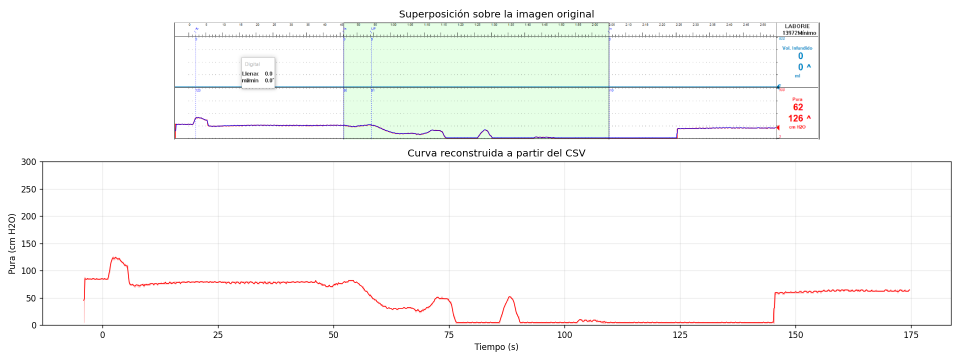
#> input picture verificacion.png, 1920 x 720 px (shown at 1/2 size)
$ python extraer_pura.py ../verificacion.png
#> lines starting #> are read from the running program, lines starting #| are printed output that depends on the picture; after the words box and inside, x2 and y2 are one past the last pixel; in counts of white or black regions, pixels touching at a corner belong together
#!/usr/bin/env python3
# -*- coding: utf-8 -*-
# STJ
"""
Digitalización de la curva roja (canal «Pura», cm H2O) de un trazo urodinámico
Goby (Laborie) exportado como imagen.

El procedimiento consta de cuatro etapas:

  1. Geometría: se localizan los bordes horizontales de los paneles y la
     línea vertical que separa el área del trazo de la zona de rótulos
     (valores numéricos, triángulo marcador). Las columnas a la derecha de
     esa línea se excluyen; de lo contrario los rótulos rojos «Pura»,
     «0», «132 ^» se confunden con la curva.
  2. Calibración vertical: el panel de presión es el que contiene más píxeles
     rojos entre dos bordes consecutivos. Su borde superior corresponde a
     P_TOP y el inferior a P_BOT (rótulos 300 y 0); la conversión es afín.
  3. Calibración horizontal: se localizan las marcas de la regla temporal
     (1 s por marca menor, marca mayor cada 5 s) y se ajusta por mínimos
     cuadrados x(n) = s*n + x0. Si se indica el valor de la primera marca
     mayor rotulada (--t-ref), el tiempo es el del registro del equipo; de lo
     contrario t = 0 en esa marca.
  4. Extracción: para cada columna se calcula el centroide ponderado por
     «rojez», lo que otorga resolución subpíxel; además se registran los
     extremos superior e inferior (envolvente de los tramos verticales) y si
     la muestra está censurada (trazo en el techo o en el piso del panel).

Uso:
    python3 extraer_pura.py imagen.png -o salida.csv --plot verificacion.png \
        [--t-ref 450] [--pura-pantalla 0] [--reporte calibracion.json]

Notas sobre la versión anterior (piloto/extraer_pura.py):
  * Los bordes entre paneles son grises (~145–160), no negros; con el umbral
    de 140 el borde Vol. Infundido/Pura no se detectaba y el «panel de
    presión» abarcaba dos paneles, lo que reducía la escala a la mitad
    (1.49 en lugar de 2.97 cm H2O/px).
  * El límite derecho se buscaba con el mismo umbral y casi nunca se
    encontraba, de modo que los rótulos se digitalizaban como señal (la
    curva «se pasaba»); en otras capturas se tomaba una línea interior y la
    curva se cortaba antes de tiempo.
  * Las marcas menores de la regla dibujadas con antialiasing son grises
    claras; al perderse, el paso estimado se duplicaba (≈10.8 en lugar de
    ≈6.6 px/s).
"""

from __future__ import annotations

import argparse
import csv
import json
import sys

import numpy as np
from PIL import Image

# --------------------------------------------------------------------------
# Parámetros por omisión (modificables por línea de comandos)
# --------------------------------------------------------------------------
P_TOP_DEFAULT = 300.0       # cm H2O en el borde superior del panel de presión
P_BOT_DEFAULT = 0.0         # cm H2O en el borde inferior del panel de presión
TICK_SECONDS_DEFAULT = 1.0  # segundos entre marcas menores de la regla
MAYOR_CADA = 5              # marcas menores por cada marca mayor rotulada

# La línea de Pura mide ~2 px; cuando el valor es ≤ 0 el equipo la dibuja
# recortada contra el borde inferior, con el centroide a ~1.7 px del borde.
# Por debajo de este margen el valor real no es recuperable (piso).
MARGEN_PISO_PX = 2.0
MARGEN_TECHO_PX = 2.0


# --------------------------------------------------------------------------
# Utilidades de detección
# --------------------------------------------------------------------------
def cargar(ruta: str) -> np.ndarray:
    """Devuelve la imagen como arreglo entero de forma (alto, ancho, 3)."""
    return np.array(Image.open(ruta).convert("RGB")).astype(int)


def mascara_gris(img: np.ndarray, vmax: int = 200, tol: int = 30) -> np.ndarray:
    """
    Píxeles neutros (R ≈ G ≈ B) más oscuros que el fondo.

    Detecta tanto las líneas negras como las grises claras producto del
    antialiasing, y excluye los trazos de color y los fondos blanco y verde.
    """
    r, g, b = img[:, :, 0], img[:, :, 1], img[:, :, 2]
    neutro = (np.abs(r - g) < tol) & (np.abs(g - b) < tol)
    return neutro & (np.maximum(np.maximum(r, g), b) < vmax)


# [13 lines left out: function mascara_roja, not called in this run]


def _agrupar(idx) -> list[list[int]]:
    """Agrupa índices enteros contiguos."""
    grupos: list[list[int]] = []
    for i in idx:
        if grupos and i - grupos[-1][-1] <= 1:
            grupos[-1].append(int(i))
        else:
            grupos.append([int(i)])
    return grupos


def bordes_horizontales(img: np.ndarray, frac: float = 0.85) -> list[int]:
    """Filas que constituyen bordes de panel (línea gris casi completa)."""
    gris = mascara_gris(img)
    ancho = img.shape[1]
    # se evalúa la parte izquierda para no depender de la zona de rótulos
    cobertura = gris[:, 5:int(ancho * 0.8)].mean(1)
    filas = np.where(cobertura > frac)[0]
    return [int(round(np.mean(g))) for g in _agrupar(filas)]


# [186 lines left out: functions limite_derecho, panel_presion, marcas_regla, calibrar_tiempo, marca_referencia, extraer and 1 more, not called in this run]


ENCABEZADO = ["t_s", "pura_cmH2O", "pura_min_cmH2O", "pura_max_cmH2O",
              "censura", "x_px", "y_px"]


# [8 lines left out: function guardar_csv, not called in this run]


def leer_csv(ruta: str) -> np.ndarray:
    return np.loadtxt(ruta, delimiter=",", skiprows=1, ndmin=2)


# [25 lines left out: functions marcas_verticales, mmss, not called in this run]


# --------------------------------------------------------------------------
# Procesamiento de una imagen
# --------------------------------------------------------------------------
def procesar(ruta_img: str, p_top=P_TOP_DEFAULT, p_bot=P_BOT_DEFAULT,
             tick_seg=TICK_SECONDS_DEFAULT, t_ref: float | None = None,
             pura_pantalla: float | None = None):
    """
    Ejecuta las cuatro etapas sobre una imagen y devuelve (datos, reporte,
    img). El reporte resume la calibración y la validación.
    """
    img = cargar(ruta_img)
    alto, ancho = img.shape[:2]

    # --- geometría ------------------------------------------------------
    bordes = bordes_horizontales(img)
    if len(bordes) < 3:
        raise RuntimeError(f"Bordes horizontales insuficientes: {bordes}")
    x_sep = limite_derecho(img, bordes[0], bordes[-1])
    y_top, y_bot = panel_presion(img, bordes, x_sep)
    y_regla = min(y for y in bordes if y > 10)

    # --- calibración horizontal ------------------------------------------
    xs, mayores = marcas_regla(img, y_regla, x_sep)
    cal = calibrar_tiempo(xs, mayores, tick_seg)
    x_ref = marca_referencia(cal, xs)
    t0 = 0.0 if t_ref is None else float(t_ref)
    px_s = cal["px_por_seg"]

    def a_tiempo(x):
        return t0 + (x - x_ref) / px_s

    # columnas útiles: donde existe regla (en algunas capturas el registro
    # empieza a mitad de pantalla y a la izquierda sólo hay relleno) y hasta
    # el separador de rótulos
    x_ini = 0 if xs[0] < 2 * cal["paso_px"] + 4 else int(np.ceil(xs[0]))
    x_fin = x_sep

    datos = extraer(img, y_top, y_bot, p_top, p_bot, px_s, x_ref, t0,
                    x_ini, x_fin)
    cursores, bandas = marcas_verticales(img, y_top, y_bot, x_fin, a_tiempo)

    validas = datos[datos[:, 4] == 0]
    final = float(np.median(datos[-3:, 1]))
    rep = {
        "imagen": ruta_img,
        "tamano_px": [ancho, alto],
        "bordes_horizontales": bordes,
        "panel_presion": [y_top, y_bot],
        "cmH2O_por_px": (p_top - p_bot) / (y_bot - y_top),
        "x_separador_rotulos": x_sep,
        "columnas_utiles": [int(datos[0, 5]), int(datos[-1, 5])],
        "regla_fila": y_regla,
        "regla_marcas": int(len(xs)),
        "regla_marcas_descartadas": cal["descartadas"],
        "regla_marcas_mayores": int(mayores.sum()),
        "px_por_seg": px_s,
        "regla_rms_px": cal["rms_px"],
        "regla_residuo_max_px": cal["res_max_px"],
        "regla_coherencia_mayores": cal["coherencia_mayores"],
        "x_marca_referencia": x_ref,
        "t_ref_s": t_ref,
        "t_inicio_s": float(datos[0, 0]),
        "t_fin_s": float(datos[-1, 0]),
        "muestras": int(len(datos)),
        "muestras_piso": int((datos[:, 4] == -1).sum()),
        "muestras_techo": int((datos[:, 4] == 1).sum()),
        "pura_final": final,
        "pura_max_valida": float(validas[:, 3].max()) if len(validas) else None,
        "pura_pantalla": pura_pantalla,
        "dif_final_vs_pantalla": (None if pura_pantalla is None
                                  else final - max(pura_pantalla, 0.0)),
        "cursores_s": [round(c, 2) for c in cursores],
        "bandas_s": [[round(a, 2), round(b, 2)] for a, b in bandas],
    }
    return datos, rep, img


# --------------------------------------------------------------------------
# Programa principal
# --------------------------------------------------------------------------
def main(argv=None) -> int:
    ap = argparse.ArgumentParser(description="Digitaliza la curva roja Pura de un trazo Laborie.")
    ap.add_argument("imagen")
    ap.add_argument("-o", "--salida", default="pura.csv")
    ap.add_argument("--p-top", type=float, default=P_TOP_DEFAULT,
                    help="cm H2O en el borde superior del panel (def. 300)")
    ap.add_argument("--p-bot", type=float, default=P_BOT_DEFAULT,
                    help="cm H2O en el borde inferior del panel (def. 0)")
    ap.add_argument("--tick-seg", type=float, default=TICK_SECONDS_DEFAULT,
                    help="segundos entre marcas menores de la regla (def. 1)")
    ap.add_argument("--t-ref", type=float, default=None,
                    help="valor (s) del rótulo de la primera marca mayor visible")
    ap.add_argument("--pura-pantalla", type=float, default=None,
                    help="valor de Pura que muestra el equipo (validación)")
    ap.add_argument("--dt", type=float, default=None,
                    help="si se indica, remuestrea a paso constante dt (s)")
    ap.add_argument("--plot", default=None, help="ruta del PNG de verificación")
    ap.add_argument("--reporte", default=None, help="ruta del JSON de calibración")
    args = ap.parse_args(argv)

    datos, rep, img = procesar(args.imagen, args.p_top, args.p_bot,
                               args.tick_seg, args.t_ref, args.pura_pantalla)
#> in mascara_gris, `r, g, b = img[:, :, 0], img[:, :, 1], img[:, :, 2]`:
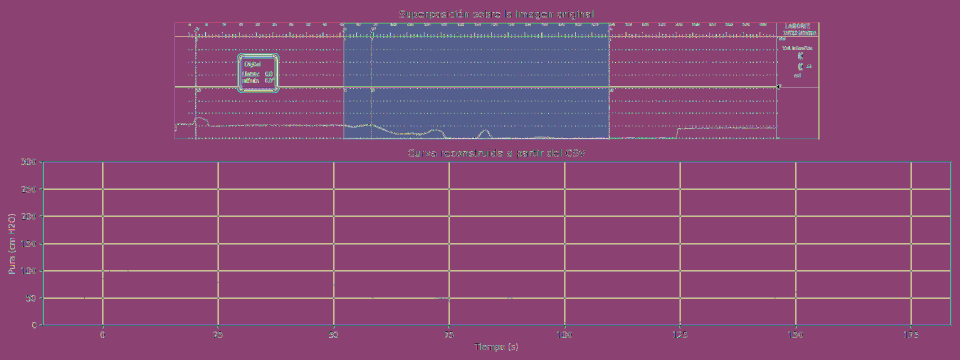
#> r: shape (720, 1920) int64 (shown at 1/2 size); 256 distinct labels, from 0 to 255; one colour per label, 0 black
#> in mascara_gris, `r, g, b = img[:, :, 0], img[:, :, 1], img[:, :, 2]`:
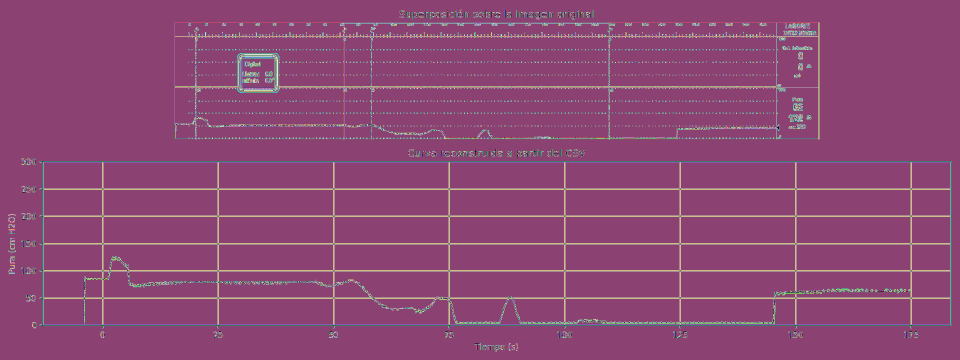
#> g: shape (720, 1920) int64 (shown at 1/2 size); 256 distinct labels, from 0 to 255; one colour per label, 0 black
#> in mascara_gris, `r, g, b = img[:, :, 0], img[:, :, 1], img[:, :, 2]`:
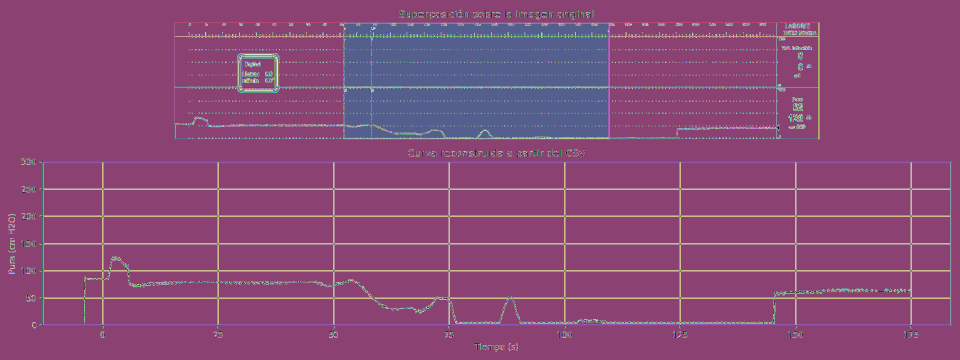
#> b: shape (720, 1920) int64 (shown at 1/2 size); 256 distinct labels, from 0 to 255; one colour per label, 0 black
#> in mascara_gris, `neutro = (np.abs(r - g) < tol) & (np.abs(g - b) < tol)`:
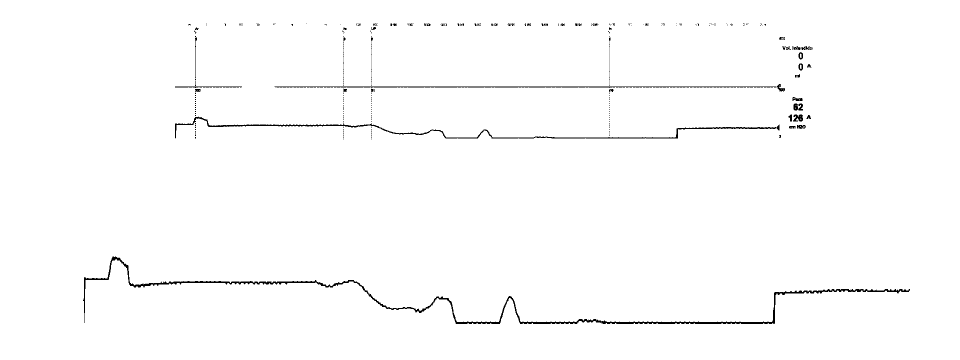
#> neutro: shape (720, 1920) bool (shown at 1/2 size); 98.9% white; 346 black regions (303 under 20 px), largest, box (x1, y1, x2, y2) and area: (166, 512, 1820, 648) 7343, (350, 233, 1552, 277) 3245, (549, 173, 1552, 176) 1883
#> in mascara_gris, `return neutro & (np.maximum(np.maximum(r, g), b) < vmax)`:
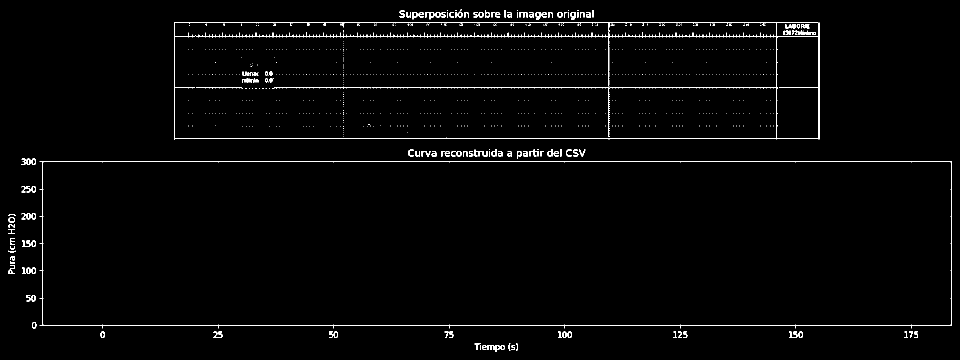
#> returned value: shape (720, 1920) bool (shown at 1/2 size); 1.6% white in thin lines or dots
#> in bordes_horizontales, `cobertura = gris[:, 5:int(ancho * 0.8)].mean(1)`: cobertura = 720 values, max 0.96 at index 323, min 0 at index 0, mean 0.0175
#> in bordes_horizontales, `filas = np.where(cobertura > frac)[0]`: filas = [323, 650]
#> the loop in _agrupar, `for i in idx:` made 2 passes
#> i on passes 1 to 2: 323, 650
#> after the loop in _agrupar, `for i in idx:`: grupos = [[323], [650]]
#> in procesar, `bordes = bordes_horizontales(img)`: bordes = [323, 650]
    imprimir_reporte(rep)

    salida = remuestrear(datos, args.dt) if args.dt else datos
    guardar_csv(args.salida, salida)
    print(f"CSV escrito      : {args.salida}  ({len(salida)} filas)")

    if args.reporte:
        with open(args.reporte, "w", encoding="utf-8") as f:
            json.dump(rep, f, ensure_ascii=False, indent=2)
    if args.plot:
        verificar(args.plot, img, datos, rep, args.p_top, args.p_bot)
        print(f"Verificación     : {args.plot}")
    return 0


# [84 lines left out: functions imprimir_reporte, verificar, not called in this run]


if __name__ == "__main__":
#> (the run stopped early here; a loop or call above may not have finished)
